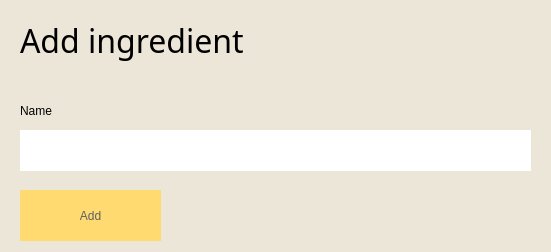
<?xml version="1.0" encoding="UTF-8"?>
<ui version="4.0">
 <class>Form</class>
 <widget class="QWidget" name="Form">
  <property name="geometry">
   <rect>
    <x>0</x>
    <y>0</y>
    <width>551</width>
    <height>252</height>
   </rect>
  </property>
  <property name="windowTitle">
   <string>Add ingredient</string>
  </property>
  <property name="styleSheet">
   <string notr="true">background-color: rgb(236, 230, 217);</string>
  </property>
  <widget class="QLabel" name="label">
   <property name="geometry">
    <rect>
     <x>20</x>
     <y>10</y>
     <width>511</width>
     <height>61</height>
    </rect>
   </property>
   <property name="font">
    <font>
     <family>Lady Marmalade</family>
     <pointsize>24</pointsize>
    </font>
   </property>
   <property name="text">
    <string>Add ingredient</string>
   </property>
  </widget>
  <widget class="QLabel" name="label_2">
   <property name="geometry">
    <rect>
     <x>20</x>
     <y>90</y>
     <width>111</width>
     <height>41</height>
    </rect>
   </property>
   <property name="styleSheet">
    <string notr="true">font: 20pt &quot;Carefree Cyrillic&quot;;</string>
   </property>
   <property name="text">
    <string>Name</string>
   </property>
  </widget>
  <widget class="QLineEdit" name="name">
   <property name="geometry">
    <rect>
     <x>20</x>
     <y>130</y>
     <width>511</width>
     <height>41</height>
    </rect>
   </property>
   <property name="styleSheet">
    <string notr="true">background-color: rgb(255, 255, 255);
font: 18pt &quot;Carefree Cyrillic&quot;;
border: none;</string>
   </property>
  </widget>
  <widget class="QPushButton" name="pushButton">
   <property name="geometry">
    <rect>
     <x>20</x>
     <y>190</y>
     <width>141</width>
     <height>51</height>
    </rect>
   </property>
   <property name="styleSheet">
    <string notr="true">background-color: rgb(254, 218, 113);
border: none;
color: rgb(95, 95, 95);
font: 12pt &quot;Arial&quot;;</string>
   </property>
   <property name="text">
    <string>Add</string>
   </property>
  </widget>
 </widget>
 <resources/>
 <connections/>
</ui>
